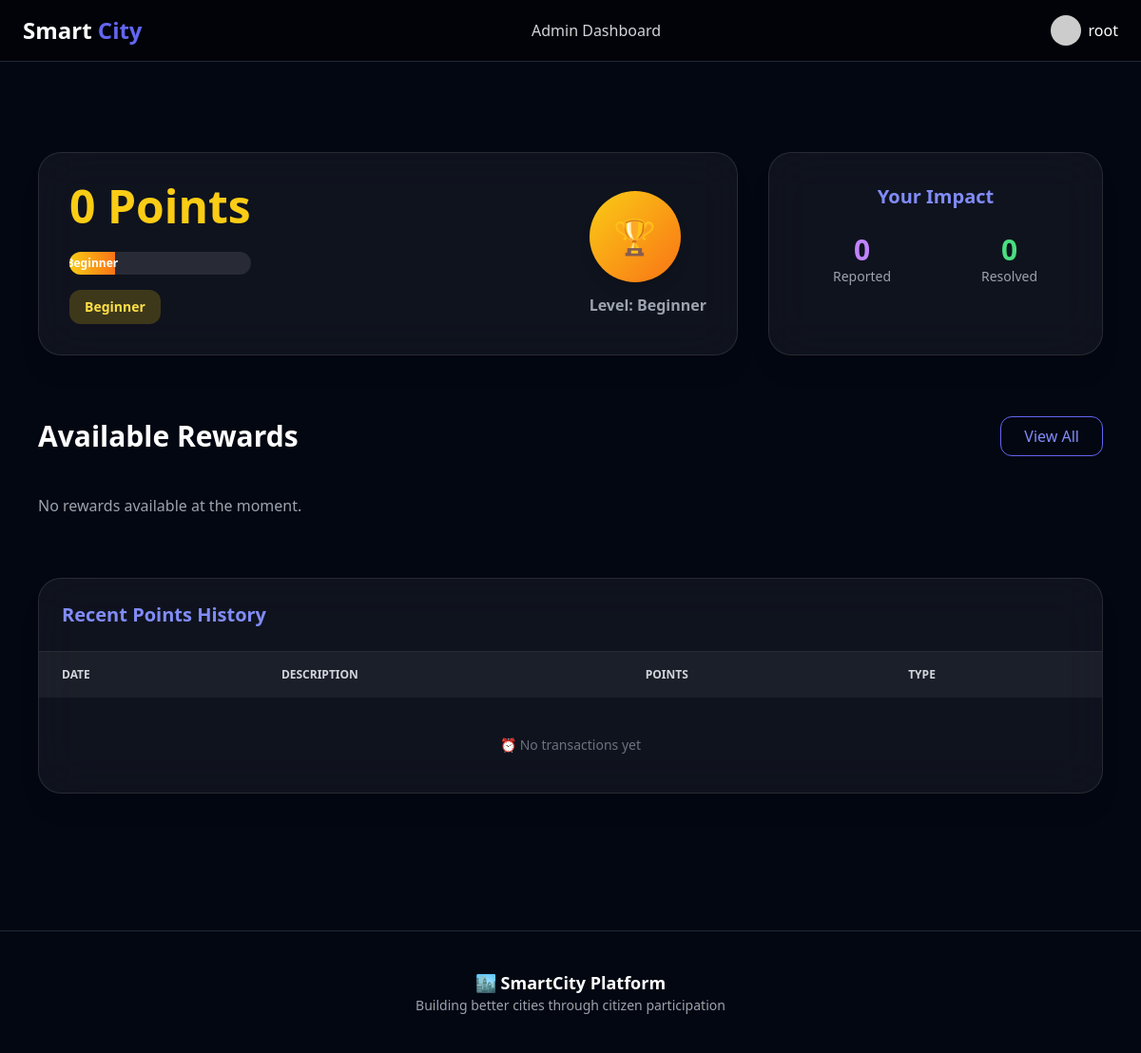
The page /rewards/dashboard/ (signed in) on the database its author committed.
### accounts/models.py (models this page shows, shortened)
class CustomUser(AbstractUser):
    USER_TYPE_CHOICES = (
        ('citizen', 'Citizen'),
        ('department_staff', 'Department Staff'),
    )
    user_type = models.CharField(max_length=20, choices=USER_TYPE_CHOICES, default='citizen')
    phone = models.CharField(max_length=15, blank=True)
    address = models.TextField(blank=True)
    profile_pic = models.ImageField(upload_to='profiles/', null=True, blank=True)

### rewards/models.py (models this page shows, shortened)
class CitizenRewardProfile(models.Model):
    LEVEL_CHOICES = [
        ('beginner', 'Beginner'),
        ('contributor', 'Contributor'),
        ('champion', 'Champion'),
        ('hero', 'Hero'),
    ]
    user = models.OneToOneField(CustomUser, on_delete=models.CASCADE,related_name="reward_profile")
    total_points = models.IntegerField(default=0)
    level = models.CharField(max_length=50, choices=LEVEL_CHOICES, default='beginner')
    issues_reported = models.IntegerField(default=0)
    issues_resolved = models.IntegerField(default=0)
    joined_at = models.DateTimeField(auto_now_add=True,null=True, blank=True)

### rewards/views.py (the view)
# urls.py: path('dashboard/', views.rewards_dashboard, name='rewards_dashboard'),
@login_required
def rewards_dashboard(request):
    profile, created = CitizenRewardProfile.objects.get_or_create(user=request.user)
    transactions = PointsTransaction.objects.filter(user=request.user).order_by('-created_at')
    available_rewards = Reward.objects.all()
    context = {
        'profile': profile,
        'transactions': transactions,
        'available_rewards': available_rewards,
        'user_levels': {
            'beginner': 'Beginner (0-99 points)',
            'contributor': 'Contributor (100-499 points)',
            'champion': 'Champion (500-999 points)',
            'hero': 'Hero (1000+ points)'
        }
    }
    return render(request, 'rewards/rewards_dashboard.html', context)

### templates/rewards/rewards_dashboard.html (shortened to what this page needs)
{% extends 'base.html' %}
{% block content %}
<div class="max-w-7xl mx-auto px-6 py-16">
    <div class="grid md:grid-cols-3 gap-8 mb-16">
        <div class="md:col-span-2 bg-white/5 backdrop-blur-xl border border-white/10 rounded-3xl p-8 shadow-xl">
            <div class="flex flex-col md:flex-row items-center justify-between gap-6">
                <div>
                    <h2 class="text-5xl font-extrabold text-yellow-400">
                        {{ profile.total_points }} Points
                    </h2>
                    <div class="w-full bg-white/10 rounded-full h-6 mt-6 overflow-hidden">
                        {% if profile.level == 'beginner' %}
                            <div class="h-full bg-gradient-to-r from-yellow-400 to-orange-500 text-xs flex items-center justify-center font-bold" style="width:25%">
                                Beginner
                            </div>
                        {% elif profile.level == 'contributor' %}
                            <div class="h-full bg-gradient-to-r from-yellow-400 to-orange-500 text-xs flex items-center justify-center font-bold" style="width:50%">
                                Contributor
                            </div>
                        {% elif profile.level == 'champion' %}
                            <div class="h-full bg-gradient-to-r from-yellow-400 to-orange-500 text-xs flex items-center justify-center font-bold" style="width:75%">
                                Champion
                            </div>
                        {% else %}
                            <div class="h-full bg-gradient-to-r from-yellow-400 to-orange-500 text-xs flex items-center justify-center font-bold" style="width:100%">
                                Expert
                            </div>
                        {% endif %}
                    </div>
                    <span class="inline-block mt-4 px-4 py-2 bg-yellow-400/20 text-yellow-300 rounded-xl text-sm font-semibold">
                        {{ profile.get_level_display }}
                    </span>
                </div>
                <div class="text-center">
                    <div class="w-24 h-24 rounded-full bg-gradient-to-br from-yellow-400 to-orange-500 flex items-center justify-center text-4xl shadow-lg">
                        🏆
                    </div>
                    <p class="mt-3 text-gray-400 font-semibold">
                        Level: {{ profile.get_level_display }}
                    </p>
                </div>
            </div>
        </div>
        <div class="bg-white/5 backdrop-blur-xl border border-white/10 rounded-3xl p-8 shadow-xl text-center">
            <h5 class="text-xl font-bold text-indigo-400 mb-6">
                Your Impact
            </h5>
            <div class="grid grid-cols-2 gap-6">
                <div>
                    <h4 class="text-3xl font-bold text-purple-400">
                        {{ profile.issues_reported }}
                    </h4>
                    <p class="text-gray-400 text-sm">Reported</p>
                </div>
                <div>
                    <h4 class="text-3xl font-bold text-green-400">
                        {{ profile.issues_resolved }}
                    </h4>
                    <p class="text-gray-400 text-sm">Resolved</p>
                </div>
            </div>
        </div>
    </div>
    <div class="mb-16">
        <div class="flex justify-between items-center mb-10">
            <h3 class="text-3xl font-extrabold text-white">
                Available Rewards
            </h3>
            <a href="{% url 'rewards_list' %}"
               class="px-6 py-2 border border-indigo-500 rounded-xl text-indigo-400 hover:bg-indigo-600 hover:text-white transition">
                View All
            </a>
        </div>
        <div class="grid md:grid-cols-3 gap-8">
            {% for reward in available_rewards %}
            <div class="bg-white/5 backdrop-blur-xl border border-white/10 rounded-3xl p-6 shadow-xl hover:-translate-y-2 transition duration-300">
                <div class="w-16 h-16 mx-auto rounded-full bg-gradient-to-br from-green-400 to-emerald-500 flex items-center justify-center text-2xl shadow-lg">
                    🎁
                </div>
                <h5 class="mt-4 text-lg font-bold text-green-400 text-center">
                    {{ reward.name }}
                </h5>
                <p class="text-gray-400 text-sm text-center mt-2">
                    {{ reward.description }}
                </p>
                <div class="text-center mt-4">
                    <span class="px-3 py-1 bg-yellow-400/20 text-yellow-300 rounded-xl text-sm">
                        {{ reward.points_required }} points
                    </span>
                </div>
                {% if profile.total_points >= reward.points_required %}
                <form method="post" action="{% url 'redeem_reward' reward.id %}">
                    {% csrf_token %}
                    <button type="submit"
                        class="mt-4 w-full py-2 bg-gradient-to-r from-green-400 to-emerald-500 rounded-xl font-semibold hover:scale-105 transition">
                        Redeem Now
                    </button>
                </form>
                {% else %}
                <button disabled
                    class="mt-4 w-full py-2 border border-gray-600 text-gray-400 rounded-xl">
                    Need {{ reward.points_required|add:"-profile.total_points" }} more
                </button>
                {% endif %}
            </div>
            {% empty %}
            <p class="text-gray-400">No rewards available at the moment.</p>
            {% endfor %}
        </div>
    </div>
    <div class="bg-white/5 backdrop-blur-xl border border-white/10 rounded-3xl shadow-xl overflow-hidden">
        <div class="p-6 border-b border-white/10">
            <h5 class="text-xl font-bold text-indigo-400">
                Recent Points History
            </h5>
        </div>
        <div class="overflow-x-auto">
            <table class="w-full text-left text-sm">
                <thead class="bg-white/5 text-gray-300 uppercase text-xs">
                    <tr>
                        <th class="px-6 py-4">Date</th>
                        <th class="px-6 py-4">Description</th>
                        <th class="px-6 py-4">Points</th>
                        <th class="px-6 py-4">Type</th>
                    </tr>
                </thead>
                <tbody class="text-gray-400">
                    {% for transaction in transactions %}
                    <tr class="border-t border-white/10 hover:bg-white/5 transition">
                        <td class="px-6 py-4">
                            {{ transaction.created_at|date:"M d, Y" }}
                        </td>
                        <td class="px-6 py-4">
                            {{ transaction.description }}
                        </td>
                        <td class="px-6 py-4 font-semibold">
                            <span class="{% if transaction.points > 0 %}text-green-400{% else %}text-red-400{% endif %}">
                                {% if transaction.points > 0 %}+{% endif %}{{ transaction.points }}
                            </span>
                        </td>
                        <td class="px-6 py-4">
                            <span class="px-3 py-1 bg-indigo-500/20 text-indigo-300 rounded-xl text-xs">
                                {{ transaction.get_transaction_type_display }}
                            </span>
                        </td>
                    </tr>
                    {% empty %}
                    <tr>
                        <td colspan="4" class="text-center py-10 text-gray-500">
                            ⏰ No transactions yet
                        </td>
                    </tr>
                    {% endfor %}
                </tbody>
            </table>
        </div>
    </div>
</div>
{% endblock %}

### templates/base.html (shortened to what this page needs)
<!DOCTYPE html>
<html lang="en">
<head>
<script src="https://cdn.tailwindcss.com"></script>
</head>
<body class="bg-gray-950 text-white min-h-screen">
<nav class="fixed top-0 w-full bg-black/50 backdrop-blur border-b border-gray-800 z-50">
<div class="max-w-7xl mx-auto px-6">
<div class="flex justify-between items-center h-16">
<a href="{% url 'home' %}" class="text-2xl font-bold">
Smart <span class="text-indigo-500">City</span>
</a>
<div class="hidden md:flex items-center gap-6">
{% if user.is_authenticated and user.is_superuser %}
<a href="{% url 'admin_dashboard' %}" class="text-gray-300 hover:text-indigo-400">
Admin Dashboard
</a>
{% endif %}
</div>
<div class="flex items-center gap-4">
{% if user.is_authenticated %}
<div class="relative">
<button id="profileBtn"
class="flex items-center gap-2 hover:text-indigo-400">
{% if user.profile_pic %}
<img src="{{ user.profile_pic.url }}"
class="w-8 h-8 rounded-full object-cover border border-gray-600">
{% else %}
<img src="https://ui-avatars.com/api/?name={{ user.username }}&background=6366f1&color=fff"
class="w-8 h-8 rounded-full">
{% endif %}
<span>{{ user.username }}</span>
</button>
</div>
{% endif %}
</div>
</div>
</div>
</nav>
<main class="pt-24 px-4">
{% block content %}{% endblock %}
</main>
<footer class="mt-20 border-t border-gray-800 py-10 text-center text-gray-400">
<h3 class="text-lg text-white font-semibold">
🏙 SmartCity Platform
</h3>
<p class="text-sm">
Building better cities through citizen participation
</p>
</footer>
</body>
</html>

### rows shown on the page
CustomUser: username "root"
CitizenRewardProfile: total_points "0", level "Beginner", issues_reported "0", issues_resolved "0"
